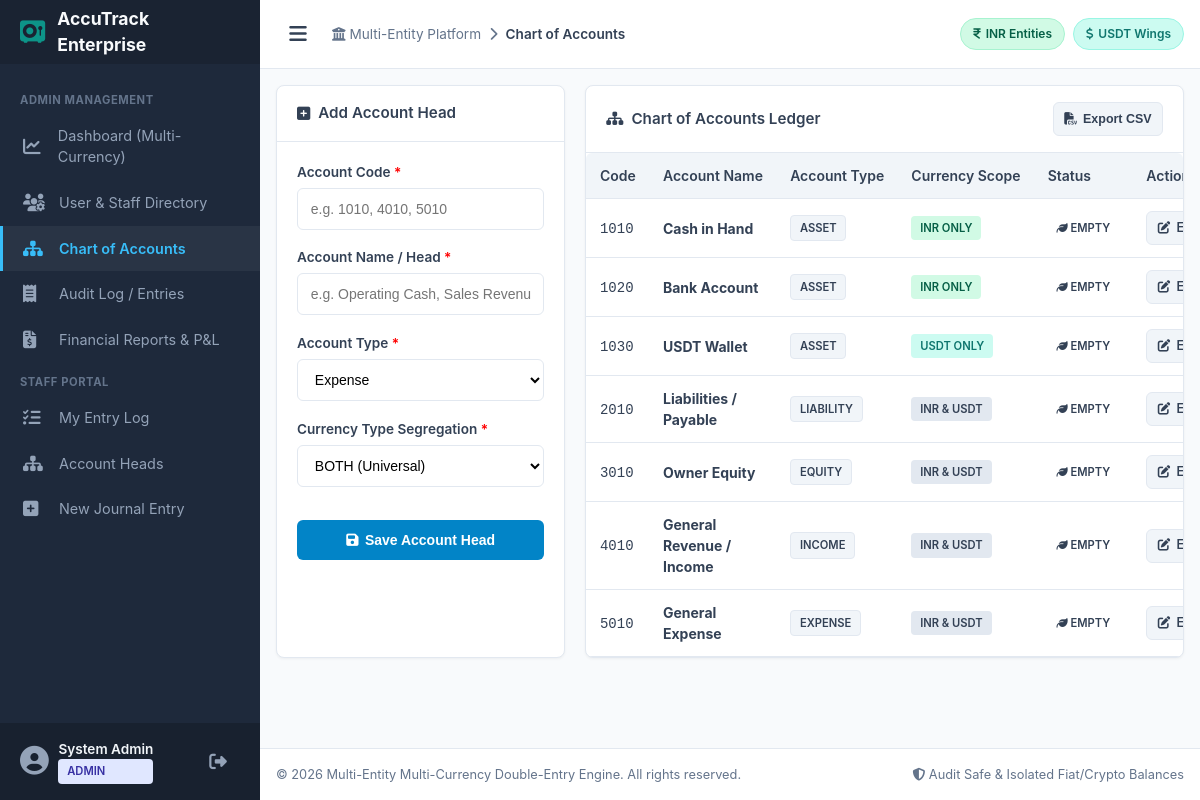
The app's page /accounts.php (signed in) with its own data.
### tables this page shows
CREATE TABLE IF NOT EXISTS `chart_of_accounts` (
  `id` INT AUTO_INCREMENT PRIMARY KEY,
  `account_code` VARCHAR(20) NOT NULL UNIQUE,
  `account_name` VARCHAR(100) NOT NULL,
  `account_type` ENUM('Asset', 'Liability', 'Equity', 'Income', 'Expense') NOT NULL,
  `currency_type` ENUM('INR', 'USDT', 'BOTH') NOT NULL DEFAULT 'BOTH',
  `created_at` DATETIME NOT NULL DEFAULT CURRENT_TIMESTAMP
);

### accounts.php (the view, shortened to what this page needs)
<?php
$conn = get_db_connection();
$edit_account = null;
$query = "
    SELECT coa.id, coa.account_code, coa.account_name, coa.account_type, coa.currency_type, coa.created_at,
           COUNT(jel.id) as usage_count
    FROM chart_of_accounts coa
    LEFT JOIN journal_entry_lines jel ON coa.id = jel.account_id
    GROUP BY coa.id
    ORDER BY coa.account_code ASC
";
$accounts = $conn->query($query)->fetch_all(MYSQLI_ASSOC);
require_once __DIR__ . '/includes/header.php';
?>
<div class="grid-3">
    <div class="card" style="grid-column: span 1;">
        <div class="card-header">
            <div class="card-title">
                <?php if ($edit_account): ?>
                    <i class="fa-solid fa-pen-to-square"></i> Edit Account Head
                <?php else: ?>
                    <i class="fa-solid fa-square-plus"></i> Add Account Head
                <?php endif; ?>
            </div>
        </div>
        <div class="card-body">
            <form method="POST" action="/accounts.php">
                <div class="form-group">
                    <label class="form-label" for="account_code">Account Code <span style="color:red;">*</span></label>
                    <input type="text" class="form-control" name="account_code" value="<?= htmlspecialchars($edit_account['account_code'] ?? '') ?>" placeholder="e.g. 1010, 4010, 5010" required>
                </div>
                <div class="form-group">
                    <label class="form-label" for="account_name">Account Name / Head <span style="color:red;">*</span></label>
                    <input type="text" class="form-control" name="account_name" value="<?= htmlspecialchars($edit_account['account_name'] ?? '') ?>" placeholder="e.g. Operating Cash, Sales Revenue" required>
                </div>
                <div class="form-group">
                    <label class="form-label" for="account_type">Account Type <span style="color:red;">*</span></label>
                    <select class="form-select" name="account_type" required>
                        <?php $types = ['Asset', 'Liability', 'Equity', 'Income', 'Expense']; ?>
                        <?php foreach ($types as $t): ?>
                            <option value="<?= $t ?>" <?= ($edit_account['account_type'] ?? 'Expense') === $t ? 'selected' : '' ?>>
                                <?= $t === 'Income' ? 'Income / Revenue' : $t ?>
                            </option>
                        <?php endforeach; ?>
                    </select>
                </div>
                <div class="form-group">
                    <label class="form-label" for="currency_type">Currency Type Segregation <span style="color:red;">*</span></label>
                    <select class="form-select" name="currency_type" required>
                        <option value="BOTH" <?= ($edit_account['currency_type'] ?? 'BOTH') === 'BOTH' ? 'selected' : '' ?>>BOTH (Universal)</option>
                    </select>
                </div>
                <button type="submit" class="btn btn-primary" style="width: 100%; margin-top: 1rem;">
                    <i class="fa-solid fa-floppy-disk"></i> <?= $edit_account ? 'Update Account Head' : 'Save Account Head' ?>
                </button>
            </form>
        </div>
    </div>
    <div class="card" style="grid-column: span 2;">
        <div class="card-header">
            <div class="card-title"><i class="fa-solid fa-sitemap"></i> Chart of Accounts Ledger</div>
            <button onclick="exportTableToCSV('coa_table', 'chart_of_accounts.csv')" class="btn btn-secondary btn-sm">
                <i class="fa-solid fa-file-csv"></i> Export CSV
            </button>
        </div>
        <div class="card-body" style="padding: 0;">
            <div class="table-responsive">
                <table class="table" id="coa_table">
                    <thead>
                        <tr>
                            <th>Code</th>
                            <th>Account Name</th>
                            <th>Account Type</th>
                            <th>Currency Scope</th>
                            <th>Status</th>
                            <th>Actions</th>
                        </tr>
                    </thead>
                    <tbody>
                        <?php if (empty($accounts)): ?>
                            <tr>
                                <td colspan="6" style="text-align: center; color: var(--text-muted); padding: 2rem;">
                                    No account heads defined yet. Use the form on the left to add account heads.
                                </td>
                            </tr>
                        <?php else: ?>
                            <?php foreach ($accounts as $acc): ?>
                                <tr>
                                    <td><code><?= htmlspecialchars($acc['account_code']) ?></code></td>
                                    <td><strong><?= htmlspecialchars($acc['account_name']) ?></strong></td>
                                    <td>
                                        <span class="badge" style="background-color: #f1f5f9; color: var(--text-main); border: 1px solid var(--border-color);">
                                            <?= strtoupper($acc['account_type']) ?>
                                        </span>
                                    </td>
                                    <td>
                                        <?php if ($acc['currency_type'] === 'INR'): ?>
                                            <span class="badge badge-inr">INR ONLY</span>
                                        <?php elseif ($acc['currency_type'] === 'USDT'): ?>
                                            <span class="badge badge-usdt">USDT ONLY</span>
                                        <?php else: ?>
                                            <span class="badge" style="background-color: #e2e8f0; color: #334155;">INR & USDT</span>
                                        <?php endif; ?>
                                    </td>
                                    <td>
                                        <?php if ($acc['usage_count'] > 0): ?>
                                            <span class="badge badge-info" title="<?= $acc['usage_count'] ?> journal lines linked"><i class="fa-solid fa-lock"></i> Used (<?= $acc['usage_count'] ?>)</span>
                                        <?php else: ?>
                                            <span class="badge badge-success"><i class="fa-solid fa-leaf"></i> Empty</span>
                                        <?php endif; ?>
                                    </td>
                                    <td>
                                        <div style="display: flex; gap: 0.35rem;">
                                            <a href="/accounts.php?edit_id=<?= $acc['id'] ?>" class="btn btn-secondary btn-sm" title="Edit Account Head">
                                                <i class="fa-solid fa-pen-to-square"></i> Edit
                                            </a>
                                        </div>
                                    </td>
                                </tr>
                            <?php endforeach; ?>
                        <?php endif; ?>
                    </tbody>
                </table>
            </div>
        </div>
    </div>
</div>
<?php
require_once __DIR__ . '/includes/footer.php';
?>

### assets/css/style.css (style rules this page uses)
:root { --primary-dark: #0f172a; --sidebar-bg: #1e293b; --sidebar-text: #94a3b8; --sidebar-hover: #334155; --bg-main: #f8fafc; --card-bg: #ffffff; --text-main: #334155; --text-muted: #64748b; --border-color: #e2e8f0; --inr-primary: #059669; --inr-dark: #047857; --inr-light: #d1fae5; --inr-text: #065f46; --usdt-primary: #0d9488; --usdt-dark: #0f766e; --usdt-light: #ccfbf1; --usdt-gold: #d97706; --usdt-gold-bg: #fef3c7; --danger-color: #ef4444; --danger-bg: #fee2e2; --warning-color: #f59e0b; --info-color: #2563eb; --success-color: #10b981; --font-family: -apple-system, BlinkMacSystemFont, "Segoe UI", Roboto, Helvetica, Arial, sans-serif; --sidebar-width: 260px; --header-height: 64px; --transition-speed: 0.25s; }
* { box-sizing: border-box; margin: 0; padding: 0; }
body { font-family: var(--font-family); background-color: var(--bg-main); color: var(--text-main); line-height: 1.5; font-size: 14px; }
.grid-3 { display: grid; grid-template-columns: repeat(3, 1fr); gap: 1.25rem; }
.card { background: var(--card-bg); border: 1px solid var(--border-color); border-radius: 8px; box-shadow: 0 1px 3px rgba(0,0,0,0.05); margin-bottom: 1.25rem; }
.card-header { padding: 1rem 1.25rem; border-bottom: 1px solid var(--border-color); display: flex; align-items: center; justify-content: space-between; font-weight: 600; font-size: 0.95rem; flex-wrap: wrap; gap: 0.5rem; }
.card-title { display: flex; align-items: center; gap: 0.5rem; }
.card-body { padding: 1.25rem; }
.table-responsive { width: 100%; overflow-x: auto; -webkit-overflow-scrolling: touch; border-radius: 6px; }
.table { width: 100%; border-collapse: collapse; text-align: left; font-size: 0.875rem; }
.table th { background-color: #f1f5f9; padding: 0.75rem 0.85rem; font-weight: 600; color: var(--text-main); border-bottom: 1px solid var(--border-color); white-space: nowrap; }
.table td { padding: 0.75rem 0.85rem; border-bottom: 1px solid var(--border-color); vertical-align: middle; }
.badge { padding: 0.25rem 0.55rem; border-radius: 4px; font-size: 0.7rem; font-weight: 600; display: inline-block; text-transform: uppercase; white-space: nowrap; }
.badge-inr { background-color: var(--inr-light); color: var(--inr-text); }
.badge-usdt { background-color: var(--usdt-light); color: var(--usdt-dark); }
.form-group { margin-bottom: 1.1rem; }
.form-label { display: block; font-size: 0.85rem; font-weight: 600; margin-bottom: 0.35rem; color: var(--text-main); }
.form-control, .form-select { width: 100%; padding: 0.65rem 0.8rem; font-size: 0.875rem; border: 1px solid var(--border-color); border-radius: 6px; background-color: #fff; transition: border-color 0.2s, box-shadow 0.2s; min-height: 42px; }
.btn { display: inline-flex; align-items: center; justify-content: center; gap: 0.4rem; padding: 0.6rem 1.1rem; font-size: 0.875rem; font-weight: 600; border-radius: 6px; border: 1px solid transparent; cursor: pointer; transition: all 0.2s ease; text-decoration: none; min-height: 40px; }
.btn-primary { background-color: #0284c7; color: #fff; }
.btn-secondary { background-color: #f1f5f9; color: var(--text-main); border-color: var(--border-color); }
.btn-sm { padding: 0.35rem 0.65rem; font-size: 0.78rem; min-height: 34px; }

### records on screen
chart_of_accounts: account_code "1010", account_name "Cash in Hand", account_type "ASSET", currency_type "INR ONLY"
chart_of_accounts: account_code "1020", account_name "Bank Account", account_type "ASSET", currency_type "INR ONLY"
chart_of_accounts: account_code "1030", account_name "USDT Wallet", account_type "ASSET", currency_type "USDT ONLY"
chart_of_accounts: account_code "2010", account_name "Liabilities / Payable", account_type "LIABILITY", currency_type "INR & USDT"
chart_of_accounts: account_code "3010", account_name "Owner Equity", account_type "EQUITY", currency_type "INR & USDT"
chart_of_accounts: account_code "4010", account_name "General Revenue / Income", account_type "INCOME", currency_type "INR & USDT"
chart_of_accounts: account_code "5010", account_name "General Expense", account_type "EXPENSE", currency_type "INR & USDT"

### other values on screen
$current_user['full_name'] "System Admin"
$current_user['role'] "ADMIN"
$page_title "Chart of Accounts"
form field account_type "Expense"
